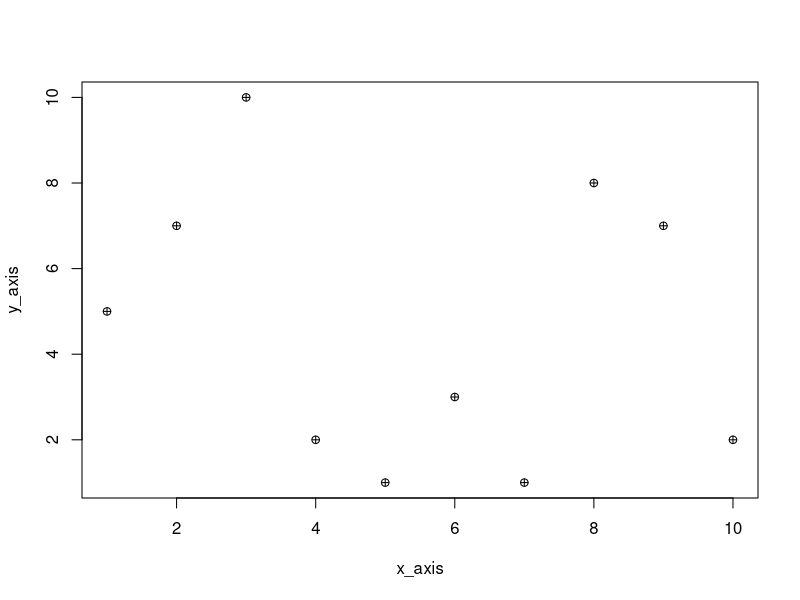
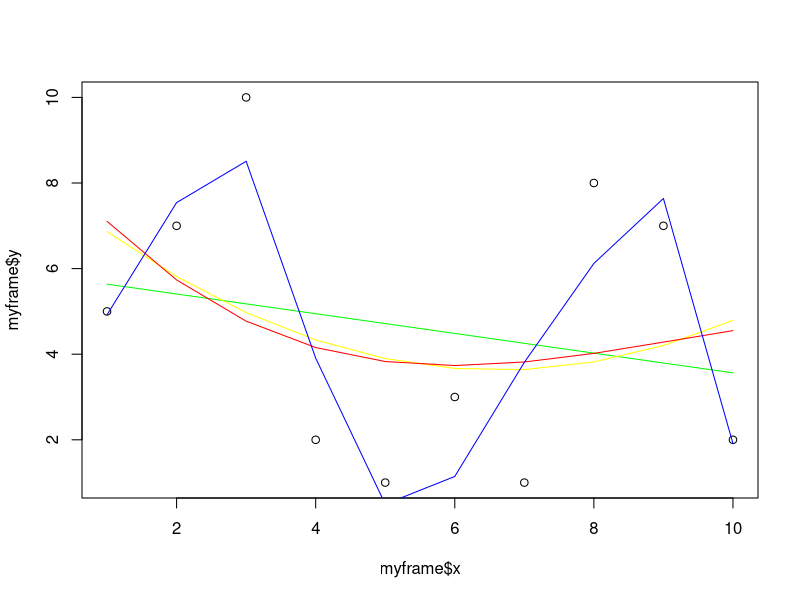

Reproduce these figures in R, in order.
myframe = data.frame(x = c(1,2,3,4,5,6,7,8,9,10), y = c(5,7,10,2,1,3,1,8,7,2))
plot(myframe$x, myframe$y, pch = 10, xlab = "x_axis", ylab = "y_axis")

fit1 = lm(y~x, data = myframe)
fit2 = lm(y~poly(x,2, raw = TRUE), data = myframe)
fit3 = lm(y~poly(x,3, raw = TRUE), data = myframe)
fit4 = lm(y~poly(x,7, raw = TRUE), data = myframe)
fit5 = lm(y~poly(x,10, raw = TRUE), data = myframe)
plot(myframe$x, myframe$y)
#plot(myframe$x, myframe$y)
lines(myframe$x, predict(fit1, data.frame(x = myframe$x)), col = "green")

#plot(myframe$x, myframe$y)
lines(myframe$x, predict(fit2, data.frame(x = myframe$x)), col = "yellow")

#plot(myframe$x, myframe$y)
lines(myframe$x, predict(fit3, data.frame(x = myframe$x)), col = "red")

lines(myframe$x, predict(fit4, data.frame(x = myframe$x)), col = "blue")

summary(fit1)$adj.r.squared
summary(fit2)$adj.r.squared
summary(fit3)$adj.r.squared
summary(fit4)$adj.r.squared
